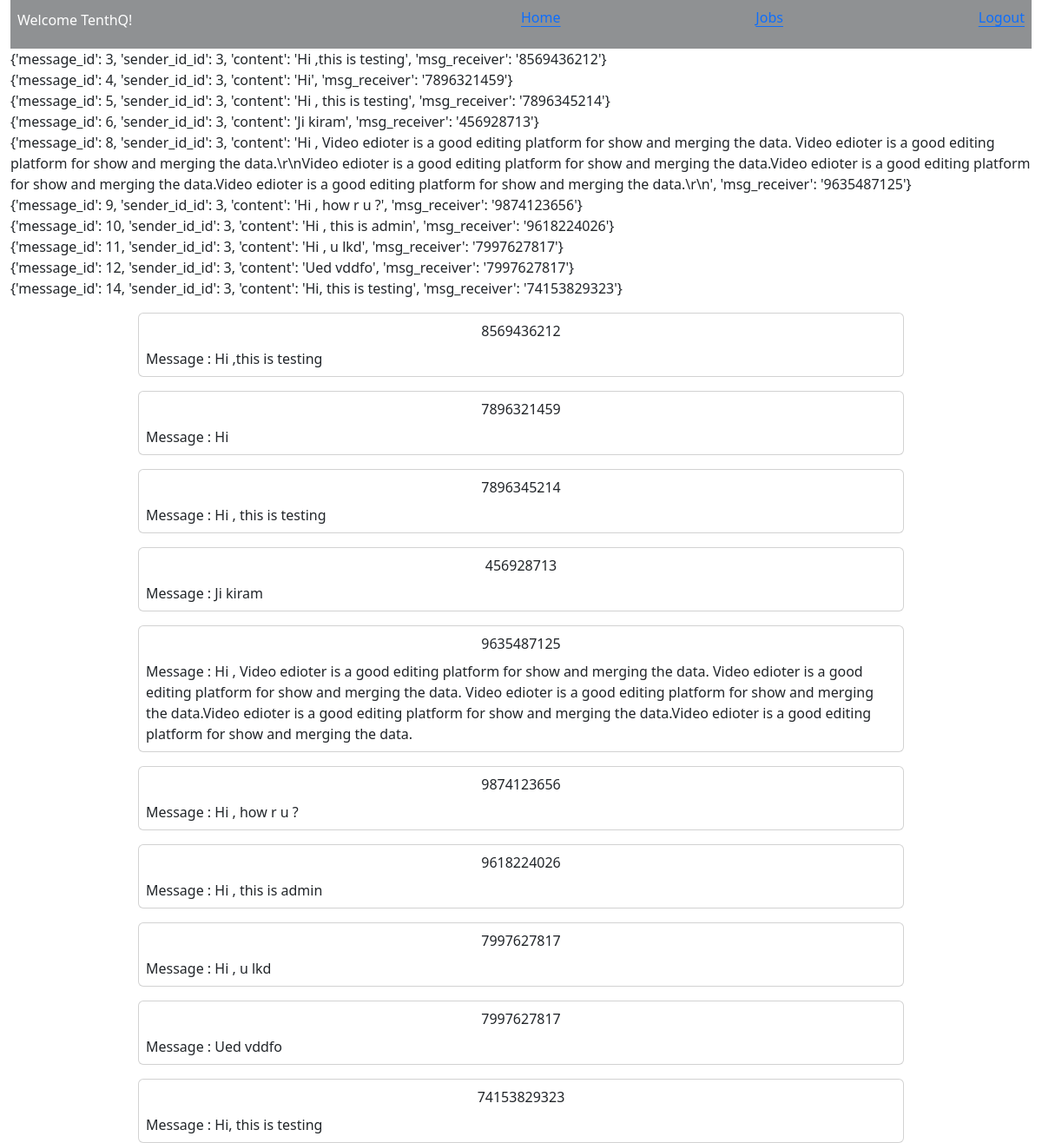
Page /viewchat/ (signed in) on the committed database.
### business/models.py (models this page shows, shortened)
class User(AbstractUser):
    is_staff = models.BooleanField(default=False)
    is_admin = models.BooleanField(default=False)
    first_name = models.CharField(max_length=50, blank=True)
    last_name = models.CharField(max_length=50, blank=True)
    departmant = models.CharField(max_length=20, choices=Department, default="Staff")

class Chat(models.Model):
    message_id = models.AutoField(primary_key=True)
    sender_id = models.ForeignKey(User, on_delete=models.CASCADE)
    content = models.TextField(max_length=255)
    msg_receiver = models.CharField(max_length=60)

### business/views.py (the view)
# urls.py: path('viewchat/', display_chat, name="viewchat"),
@login_required
def display_chat(request):
    chat = Chat.objects.filter(sender_id=request.user).values()
    return render(request, "displaychat.html", {"messages": chat})

### business/templates/displaychat.html (shortened to what this page needs)
{% extends "base.html" %}
{% block name %}
    Welcome {{ user.username}}!
{% endblock  %}
{% block content %}
    <div class="w-sm-75 w-75">
        {% for message in messages %}
        <div class="card mt-3 p-2">
            <p class="card-title text-center">{{ message.msg_receiver }}</p>
            <p class="card-text"><bold class="text-underline">Message : </bold>{{ message.content }}</p>
        </div>
        {% endfor %}
    </div>
{% endblock  %}

### business/templates/base.html (shortened to what this page needs)
<!DOCTYPE HTML>
<html lang="en">
    <head>
        <link href="https://cdn.jsdelivr.net/npm/bootstrap@5.3.0/dist/css/bootstrap.min.css" rel="stylesheet">
    </head>
    <body class="container-fluid m-0">
        {% load bootstrap5 %}
        <nav class="d-flex flex-row justify-content-between align-items-center bg-dark p-2 bg-opacity-50 text-white text-center w-auto">
            <h6 class="navbar-brand align-sm-self-flex-start">{% block name %}{% endblock %}</h6>
            <div class="d-flex flex-column flex-sm-column flex-md-row justify-content-between align-items-center w-50">
                <p class="link-light link-offset-2 link-underline-opacity-25 link-underline-opacity-100-hover"><a href="{% url 'profile' %}">Home</a></p>
                <p class="link-light link-offset-2 link-underline-opacity-25 link-underline-opacity-100-hover"><a href="{% url 'jobs' %}">Jobs</a></p>
                <p class="link-light link-offset-2 link-underline-opacity-25 link-underline-opacity-100-hover"><a href="{% url 'logout' %}">Logout</a></p>
            </div>
        </nav>
        <main class="d-flex flex-column justify-content-center align-items-center w-90">
            {% if messages %}
            <div id="messageContainers" class="w-auto">
                {% for message in messages %}
                    <div {% if message.tags %}class="alert alert-{{message.tags}}"{% endif %} role="alert">{{ message }}</div>
                {% endfor %}
            </div>
            {% endif %}
            {% block content %}
            {% endblock %}
        </main>
    </body>
</html>

### rows in the picture
User: username "TenthQ"
Chat: message "{'message_id': 3, 'sender_id_id': 3, 'content': 'Hi ,this is testing', 'msg_receiver': '8569436212'}", msg_receiver "8569436212", content "Hi ,this is testing"
Chat: message "{'message_id': 4, 'sender_id_id': 3, 'content': 'Hi', 'msg_receiver': '7896321459'}", msg_receiver "7896321459", content "Hi"
Chat: message "{'message_id': 5, 'sender_id_id': 3, 'content': 'Hi , this is testing', 'msg_receiver': '7896345214'}", msg_receiver "7896345214", content "Hi , this is testing"
Chat: message "{'message_id': 6, 'sender_id_id': 3, 'content': 'Ji kiram', 'msg_receiver': '456928713'}", msg_receiver "456928713", content "Ji kiram"
Chat: message "{'message_id': 8, 'sender_id_id': 3, 'content': 'Hi , Video edioter is a good editing platform for show and merging the data. Video edioter is a good editing platform for show and merging the data.\\r\\nVideo edioter is a good editing platform for show and merging the data.Video edioter is a good editing platform for show and merging the data.Video edioter is a good editing platform for show and merging the data.\\r\\n', 'msg_receiver': '9635487125'}", msg_receiver "9635487125", content "Hi , Video edioter is a good editing platform for show and merging the data. Video edioter is a good editing platform for show and merging the data. Video edioter is a good editing platform for show and merging the data.Video edioter is a good editing platform for show and merging the data.Video edioter is a good editing platform for show and merging the data."
Chat: message "{'message_id': 9, 'sender_id_id': 3, 'content': 'Hi , how r u ?', 'msg_receiver': '9874123656'}", msg_receiver "9874123656", content "Hi , how r u ?"
Chat: message "{'message_id': 10, 'sender_id_id': 3, 'content': 'Hi , this is admin', 'msg_receiver': '9618224026'}", msg_receiver "9618224026", content "Hi , this is admin"
Chat: message "{'message_id': 11, 'sender_id_id': 3, 'content': 'Hi , u lkd', 'msg_receiver': '7997627817'}", msg_receiver "7997627817", content "Hi , u lkd"
Chat: message "{'message_id': 12, 'sender_id_id': 3, 'content': 'Ued vddfo', 'msg_receiver': '7997627817'}", msg_receiver "7997627817", content "Ued vddfo"
Chat: message "{'message_id': 14, 'sender_id_id': 3, 'content': 'Hi, this is testing', 'msg_receiver': '74153829323'}", msg_receiver "74153829323", content "Hi, this is testing"
